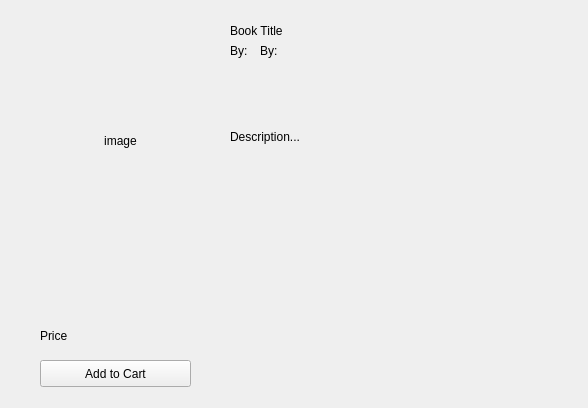
<?xml version="1.0" encoding="UTF-8"?>
<ui version="4.0">
 <class>StudentView</class>
 <widget class="QWidget" name="StudentView">
  <property name="geometry">
   <rect>
    <x>0</x>
    <y>0</y>
    <width>588</width>
    <height>408</height>
   </rect>
  </property>
  <property name="windowTitle">
   <string>Form</string>
  </property>
  <widget class="QStackedWidget" name="stackedWidget">
   <property name="geometry">
    <rect>
     <x>0</x>
     <y>0</y>
     <width>588</width>
     <height>408</height>
    </rect>
   </property>
   <property name="currentIndex">
    <number>1</number>
   </property>
   <widget class="QWidget" name="List">
    <widget class="QLabel" name="LS_HeaderLabel">
     <property name="geometry">
      <rect>
       <x>20</x>
       <y>10</y>
       <width>81</width>
       <height>41</height>
      </rect>
     </property>
     <property name="font">
      <font>
       <pointsize>20</pointsize>
       <weight>50</weight>
       <italic>false</italic>
       <bold>false</bold>
      </font>
     </property>
     <property name="text">
      <string>Books</string>
     </property>
    </widget>
    <widget class="QTableWidget" name="contentWidget">
     <property name="geometry">
      <rect>
       <x>20</x>
       <y>50</y>
       <width>441</width>
       <height>311</height>
      </rect>
     </property>
    </widget>
    <widget class="QPushButton" name="shoppingCartButton">
     <property name="geometry">
      <rect>
       <x>190</x>
       <y>370</y>
       <width>151</width>
       <height>27</height>
      </rect>
     </property>
     <property name="text">
      <string>View Shopping Cart</string>
     </property>
    </widget>
    <widget class="QPushButton" name="addToCartButton">
     <property name="geometry">
      <rect>
       <x>20</x>
       <y>370</y>
       <width>161</width>
       <height>27</height>
      </rect>
     </property>
     <property name="text">
      <string>Add Selected To Cart</string>
     </property>
    </widget>
    <widget class="QPushButton" name="viewDetailsButton">
     <property name="geometry">
      <rect>
       <x>350</x>
       <y>370</y>
       <width>111</width>
       <height>27</height>
      </rect>
     </property>
     <property name="text">
      <string>View Details</string>
     </property>
    </widget>
    <widget class="QLabel" name="usernameLabel">
     <property name="geometry">
      <rect>
       <x>420</x>
       <y>20</y>
       <width>121</width>
       <height>20</height>
      </rect>
     </property>
     <property name="text">
      <string>Username</string>
     </property>
     <property name="alignment">
      <set>Qt::AlignCenter</set>
     </property>
    </widget>
   </widget>
   <widget class="QWidget" name="Details">
    <widget class="QLabel" name="label">
     <property name="geometry">
      <rect>
       <x>40</x>
       <y>20</y>
       <width>161</width>
       <height>241</height>
      </rect>
     </property>
     <property name="text">
      <string>image</string>
     </property>
     <property name="alignment">
      <set>Qt::AlignCenter</set>
     </property>
    </widget>
    <widget class="QLabel" name="label_2">
     <property name="geometry">
      <rect>
       <x>230</x>
       <y>20</y>
       <width>331</width>
       <height>21</height>
      </rect>
     </property>
     <property name="text">
      <string>Book Title</string>
     </property>
    </widget>
    <widget class="QLabel" name="label_3">
     <property name="geometry">
      <rect>
       <x>230</x>
       <y>130</y>
       <width>311</width>
       <height>131</height>
      </rect>
     </property>
     <property name="text">
      <string>Description...</string>
     </property>
     <property name="alignment">
      <set>Qt::AlignLeading|Qt::AlignLeft|Qt::AlignTop</set>
     </property>
    </widget>
    <widget class="QPushButton" name="pushButton">
     <property name="geometry">
      <rect>
       <x>40</x>
       <y>360</y>
       <width>151</width>
       <height>27</height>
      </rect>
     </property>
     <property name="text">
      <string>Add to Cart</string>
     </property>
    </widget>
    <widget class="QLabel" name="label_4">
     <property name="geometry">
      <rect>
       <x>40</x>
       <y>326</y>
       <width>151</width>
       <height>20</height>
      </rect>
     </property>
     <property name="text">
      <string>Price</string>
     </property>
    </widget>
    <widget class="QLabel" name="label_5">
     <property name="geometry">
      <rect>
       <x>230</x>
       <y>40</y>
       <width>21</width>
       <height>21</height>
      </rect>
     </property>
     <property name="text">
      <string>By:</string>
     </property>
    </widget>
    <widget class="QLabel" name="label_6">
     <property name="geometry">
      <rect>
       <x>260</x>
       <y>40</y>
       <width>291</width>
       <height>21</height>
      </rect>
     </property>
     <property name="text">
      <string>By:</string>
     </property>
    </widget>
   </widget>
  </widget>
 </widget>
 <resources/>
 <connections/>
</ui>
